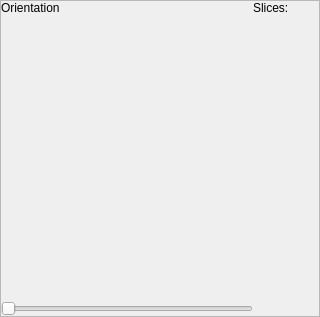
<?xml version="1.0" encoding="UTF-8"?>
<ui version="4.0">
 <class>Viewer</class>
 <widget class="QWidget" name="Viewer">
  <property name="geometry">
   <rect>
    <x>0</x>
    <y>0</y>
    <width>320</width>
    <height>317</height>
   </rect>
  </property>
  <property name="windowTitle">
   <string>Form</string>
  </property>
  <layout class="QGridLayout" name="gridLayout">
   <property name="margin">
    <number>0</number>
   </property>
   <property name="spacing">
    <number>0</number>
   </property>
   <item row="0" column="0">
    <widget class="QFrame" name="frameSagitalSup">
     <property name="toolTip">
      <string>This visor show the sagital plane of the magnitude images</string>
     </property>
     <property name="whatsThis">
      <string>Este es el visor...</string>
     </property>
     <property name="frameShape">
      <enum>QFrame::StyledPanel</enum>
     </property>
     <property name="frameShadow">
      <enum>QFrame::Raised</enum>
     </property>
     <layout class="QGridLayout" name="gridLayout_5">
      <property name="margin">
       <number>0</number>
      </property>
      <property name="spacing">
       <number>0</number>
      </property>
      <item row="0" column="0">
       <widget class="QLabel" name="label1">
        <property name="maximumSize">
         <size>
          <width>16777215</width>
          <height>14</height>
         </size>
        </property>
        <property name="toolTip">
         <string>Slices plane orientation</string>
        </property>
        <property name="text">
         <string>Orientation</string>
        </property>
       </widget>
      </item>
      <item row="0" column="3">
       <widget class="QLabel" name="label2">
        <property name="maximumSize">
         <size>
          <width>16777215</width>
          <height>14</height>
         </size>
        </property>
        <property name="toolTip">
         <string>Total number of slices</string>
        </property>
        <property name="text">
         <string>Slices:         </string>
        </property>
       </widget>
      </item>
      <item row="1" column="0" colspan="4">
       <widget class="QVTKWidget" name="qvtkWidget"/>
      </item>
      <item row="2" column="3">
       <widget class="QLabel" name="label3">
        <property name="maximumSize">
         <size>
          <width>16777215</width>
          <height>16777215</height>
         </size>
        </property>
        <property name="toolTip">
         <string>Number of the current slice</string>
        </property>
        <property name="text">
         <string/>
        </property>
       </widget>
      </item>
      <item row="2" column="0">
       <widget class="QSlider" name="slider">
        <property name="orientation">
         <enum>Qt::Horizontal</enum>
        </property>
       </widget>
      </item>
     </layout>
    </widget>
   </item>
  </layout>
 </widget>
 <customwidgets>
  <customwidget>
   <class>QVTKWidget</class>
   <extends>QWidget</extends>
   <header>QVTKWidget.h</header>
  </customwidget>
 </customwidgets>
 <resources/>
 <connections/>
</ui>
